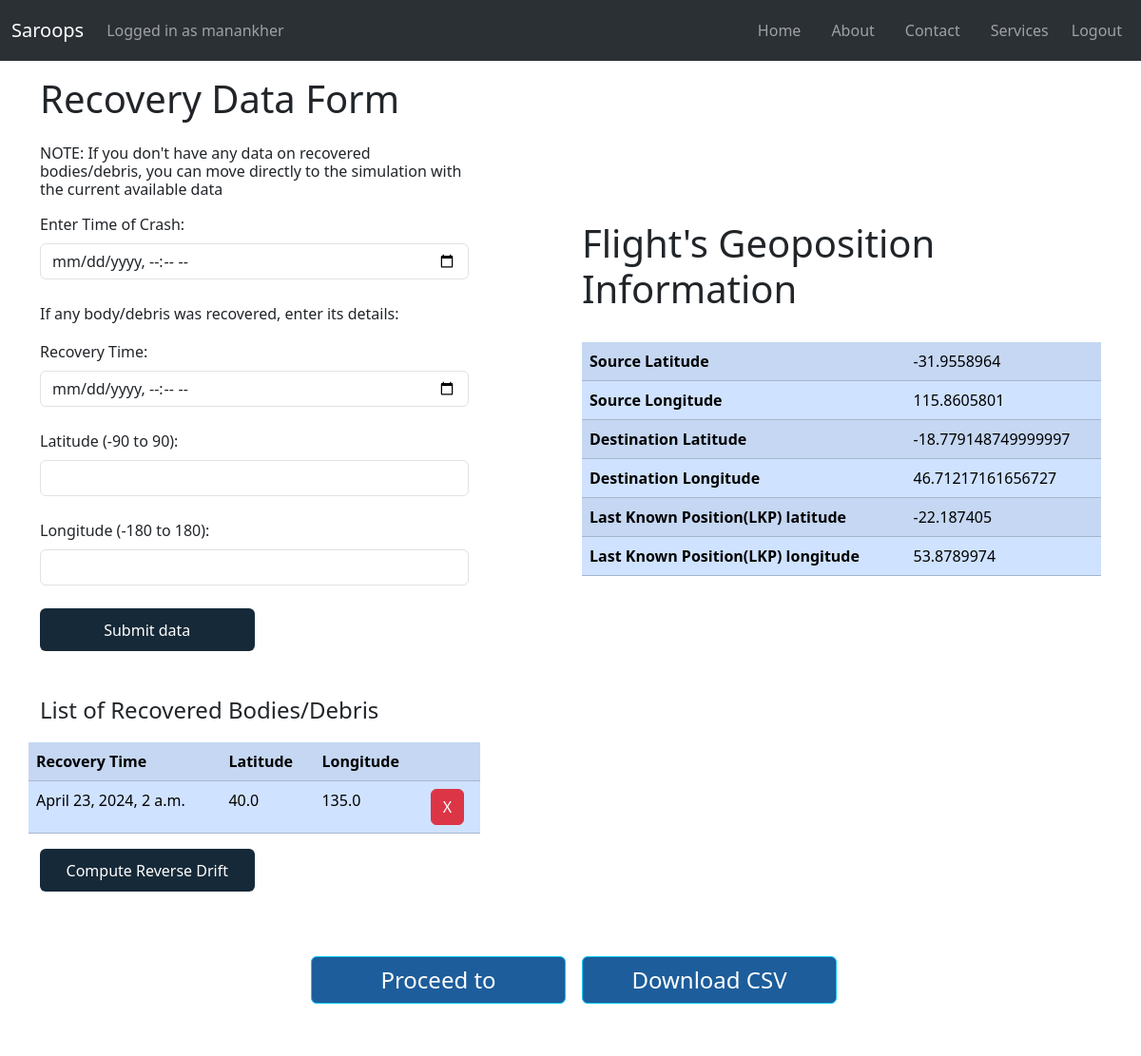
/proceed_info/ (signed in), run on an earlier commit of the app's database.
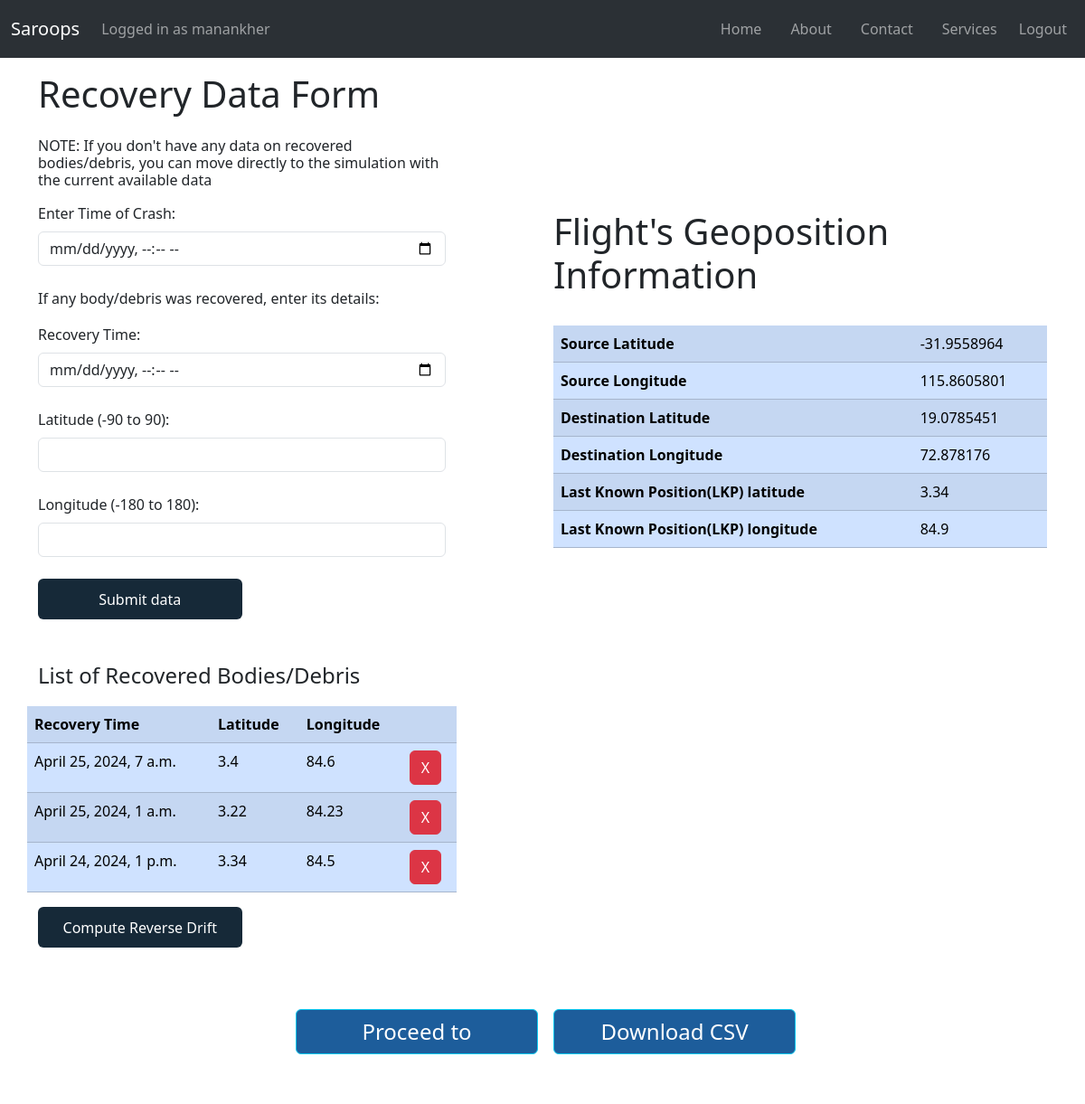
And on a later commit of the database.
### myapp/models.py (models this page shows, shortened)
class RecoveredBody(models.Model):
    user = models.ForeignKey(User, on_delete=models.CASCADE, default=1)
    crashTime = models.DateTimeField()
    recoveryTime = models.DateTimeField()
    latitude = models.FloatField()
    longitude = models.FloatField()

### myapp/views.py (the view, shortened to what this page needs)
# urls.py: path("proceed_info/", views.flightInfo, name="flightInfo"),
@login_required
def flightInfo(request):
    flight = FlightInfo.objects.filter(user=request.user)
    context = json.loads(flight[0].context)
    recoveredBodies = RecoveredBody.objects.filter(user=request.user)
    return render(request, 'myapp/proceed_info.html', {"context": context, "recoveredBodies": recoveredBodies})

### myapp/templates/myapp/proceed_info.html (shortened to what this page needs)
{% extends 'myapp/base.html' %}
    {% block head %}
    <link rel="stylesheet" href="https://unpkg.com/leaflet@1.9.4/dist/leaflet.css" />
    {% endblock %}
    {% block body %}
    <div class="container">
        <div class="row">
            <div class="col-md-5">
                <div class="row">
                    <h1 class="py-3">Recovery Data Form</h1>
                    <h6>NOTE: If you don't have any data on recovered bodies/debris, you can move directly to the simulation with the current available data</h6>
                    <br><br><br>
                    <form action="" method="POST">
                        <label class="form-label" for="crashTime">Enter Time of Crash:</label>
                        <input class="form-control" type="datetime-local" id="crashTimeInput" name="crashTime" required>
                        <br>
                        <p>If any body/debris was recovered, enter its details:</p>
                        <label class="form-label" for="recoveryTime">Recovery Time:</label>
                        <input class="form-control" type="datetime-local" id="recoveryTimeInput" name="recoveryTime">
                        <br>
                        <label class="form-label" for="latitudeInput">Latitude (-90 to 90):</label>
                        <input class="form-control" type="number" id="latitudeInput" name="latitude" min="-90" max="90" step="any" required>
                        <br>
                        <label class="form-label" for="longitudeInput">Longitude (-180 to 180):</label>
                        <input class="form-control" type="number" id="longitudeInput" name="longitude" min="-180" max="180" step="any" required>
                        <br>
                        <button type="submit" style="width: 50%;
                        height: 45px;
                        background: #162938;
                        border: none;
                        outline: none;
                        border-radius: 6px;
                        cursor: pointer;
                        font-size: 1em;
                        color: #fff;
                        font-weight: 500;">Submit data</button>
                    </form>
                    <br>
                    <br>
                </div>
                <br>
                <br>
                <div class="row">
                    <h4>List of Recovered Bodies/Debris</h4>
                    <br>
                    <br>
                    <table name="table" id="table" class="table table-striped table-primary">
                        <tr class="bg-primary text-white">
                            <th>Recovery Time</th>
                            <th>Latitude</th>
                            <th>Longitude</th>
                            <th></th>
                        </tr>
                        {% for body in recoveredBodies %}
                            <tr>
                                <td>{{ body.recoveryTime }}</td>
                                <td>{{ body.latitude }}</td>
                                <td>{{ body.longitude }}</td>
                                <td>
                                    <form action="" method="POST">
                                        <button class="btn btn-danger" type="submit">X</a>
                                    </form>
                                </td>
                            </tr>
                        {% endfor %}
                    </table>
                    <br>
                    {% if recoveredBodies %}
                    <form action="" method="POST">
                        <button type="submit" style="width: 50%;
                        height: 45px;
                        background: #162938;
                        border: none;
                        outline: none;
                        border-radius: 6px;
                        cursor: pointer;
                        font-size: 1em;
                        color: #fff;
                        font-weight: 500;">Compute Reverse Drift</button>
                    </form>
                    {% endif %}
                </div>
            </div>
            <div class="col-md-6 offset-1">
                <br><br><br><br><br><br><br>
                <h1>Flight's Geoposition Information</h1>
                <br>
                <table name="table" id="table" class="table table-striped table-primary">
                    <tr>
                        <th>Source Latitude</th>
                        <td>{{ context.source_latitude }}</td>
                    </tr>
                    <tr>
                        <th>Source Longitude</th>
                        <td>{{ context.source_longitude }}</td>
                    </tr>
                    <tr>
                    {% if context.dest_latitude %}
                        <th>Destination Latitude</th>
                        <td>{{ context.dest_latitude }}</td>
                    {% endif %}
                    </tr>
                    <tr>
                        {% if context.dest_latitude %}
                            <th>Destination Longitude</th>
                            <td>{{ context.dest_longitude }}</td>
                        {% endif %}
                    </tr>
                    <tr>
                        <th>Last Known Position(LKP) latitude</th>
                        <td>{{ context.lkp_latitude }}</td>
                    </tr>
                    <tr>
                        <th>Last Known Position(LKP) longitude</th>
                        <td>{{ context.lkp_longitude }}</td>
                    </tr>
                </table>
            </div>
        </div>
        <br><br>
        <div class="row">
            <div class="col-md-3 offset-3">
                <a class="btn btn-info" style="margin-top: 20px; width: 268px; height: 50px; background: #1D5D9B; font-size: 1.5em; text-align: center; color: #fff;
                font-weight: 500;"  href="{% url 'myapp:game' %}">Proceed to Simulation</a>
            </div>
            <div class="col-md-4">
                <a class="btn btn-info" style="margin-top: 20px; width: 268px; height: 50px; background: #1D5D9B; font-size: 1.5em; text-align: center; color: #fff;
            font-weight: 500;" href="{% url 'myapp:download_csv' %}" class="btn btn-primary">Download CSV</a>
            </div>
            <br>
        </div>
    </div>
    <br>
    <br>
    <br>
    <br>
    {% endblock %}

### myapp/templates/myapp/base.html (shortened to what this page needs)
{% load static %}
<!DOCTYPE html>
<html lang="en">
<head>
    <link href="https://cdn.jsdelivr.net/npm/bootstrap@5.3.2/dist/css/bootstrap.min.css" rel="stylesheet">
    {% block head %}
    {% endblock %}
</head>
<body>
    <nav class="navbar navbar-expand-lg bg-body-tertiary" data-bs-theme="dark">
        <div class="container-fluid">
          <a class="navbar-brand my-1" href="#">Saroops</a>
          <span class="navbar-text">
            {% if user.is_authenticated %}
            <span class="mx-2">Logged in as {{ user.username }}</span>
            {% else %}
            Not Logged In
            {% endif %}
          </span>
          <div class="collapse navbar-collapse justify-content-end" id="navbarNavAltMarkup">
            <div class="navbar-nav">
              <a class="nav-item nav-link mx-2" href="{% url 'myapp:index' %}">Home</a>
              <a class="nav-item nav-link mx-2" href="{% url 'myapp:about' %}">About</a>
              <a class="nav-item nav-link mx-2" href="{% url 'myapp:contact' %}">Contact</a>
              {% if user.is_authenticated %}
                <a class="nav-item nav-link mx-2" href="{% url 'myapp:services' %}">Services</a>
                <li class="nav-item">
                    <a class="nav-link" href="{% url 'myapp:logout' %}">Logout</a>
                  </li>
                {% else %}
                <a  class="nav-item nav-link mx-2" href="{% url 'myapp:index' %}">Login/Register</a>
              {% endif %}
            </div>
          </div>
        </div>
      </nav>
      {% block body %}
      {% endblock %}
</body>
</html>

What changed in the data, as far as the page shows it:
removed RecoveredBody: recoveryTime "April 23, 2024, 2 a.m.", latitude "40.0", longitude "135.0"
added RecoveredBody: recoveryTime "April 25, 2024, 7 a.m.", latitude "3.4", longitude "84.6"
added RecoveredBody: recoveryTime "April 25, 2024, 1 a.m.", latitude "3.22", longitude "84.23"
added RecoveredBody: recoveryTime "April 24, 2024, 1 p.m.", latitude "3.34", longitude "84.5"
Also different on the page:
{{ context.dest_latitude }}: "-18.779148749999997" → "19.0785451"
{{ context.dest_longitude }}: "46.71217161656727" → "72.878176"
{{ context.lkp_latitude }}: "-22.187405" → "3.34"
{{ context.lkp_longitude }}: "53.8789974" → "84.9"
